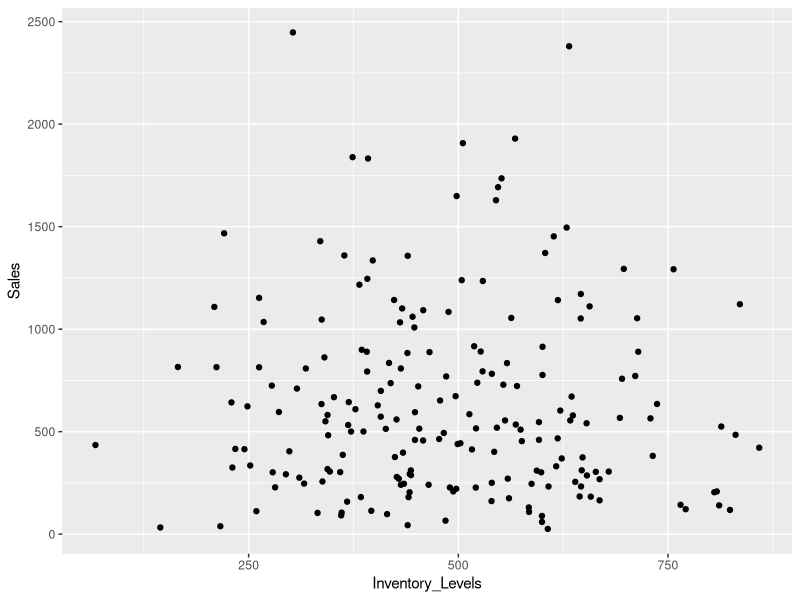
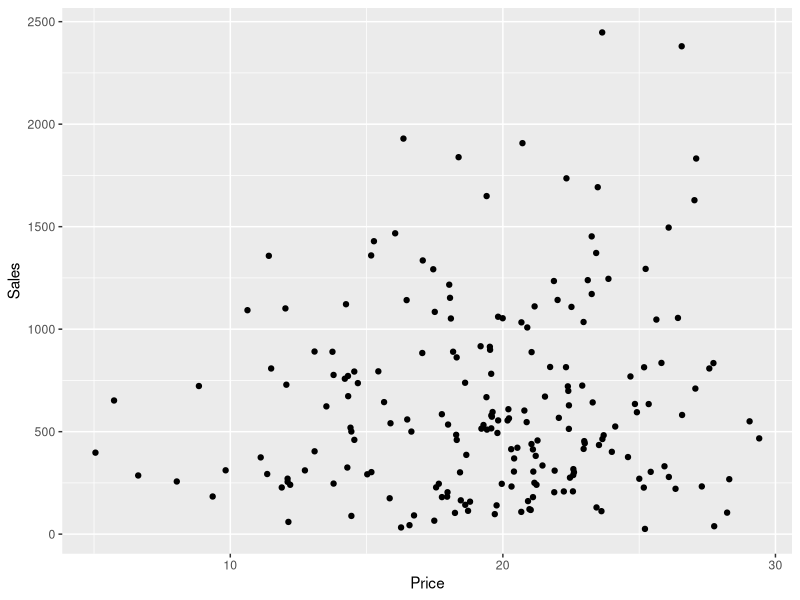
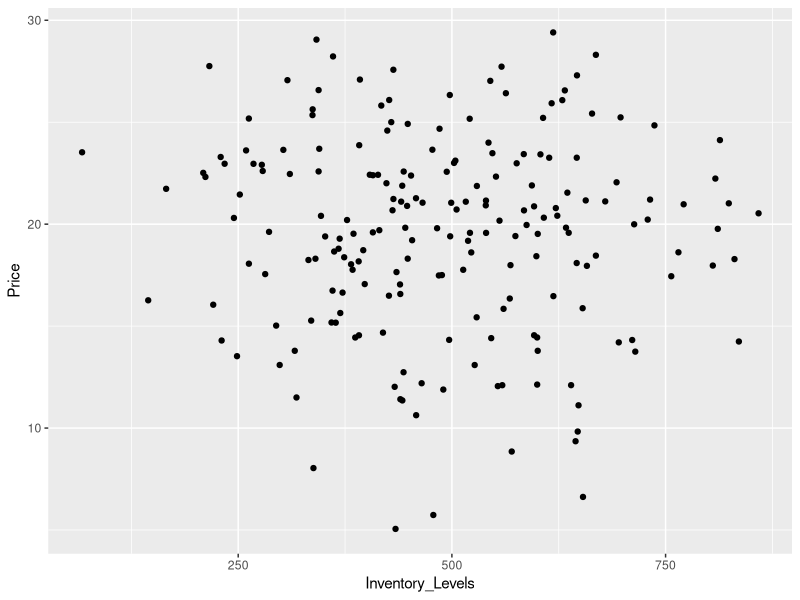
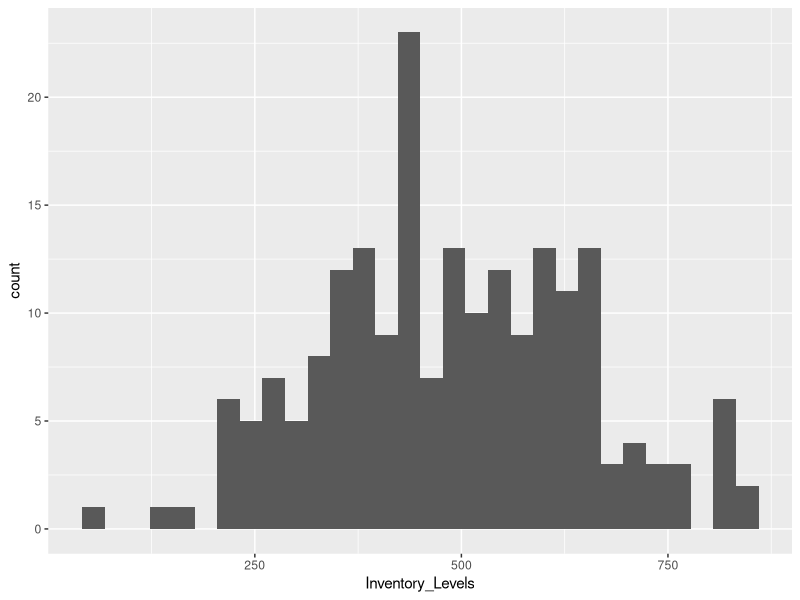
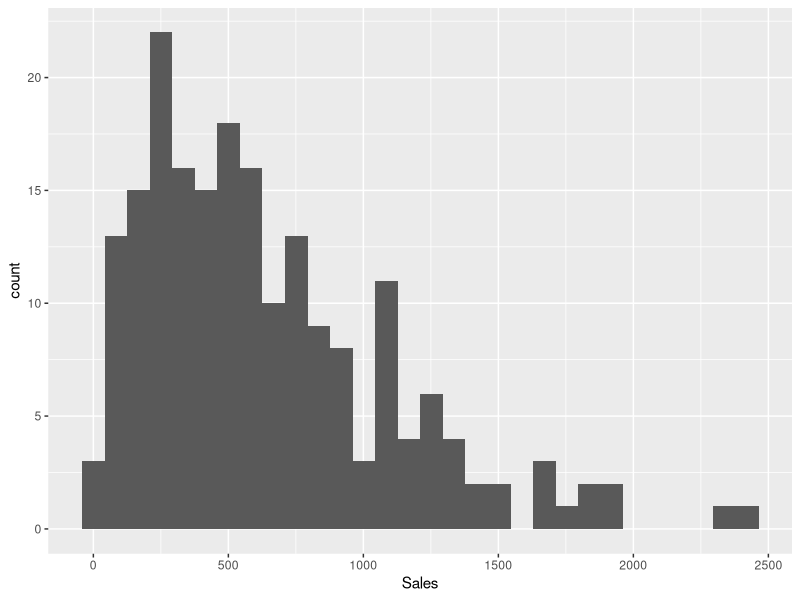
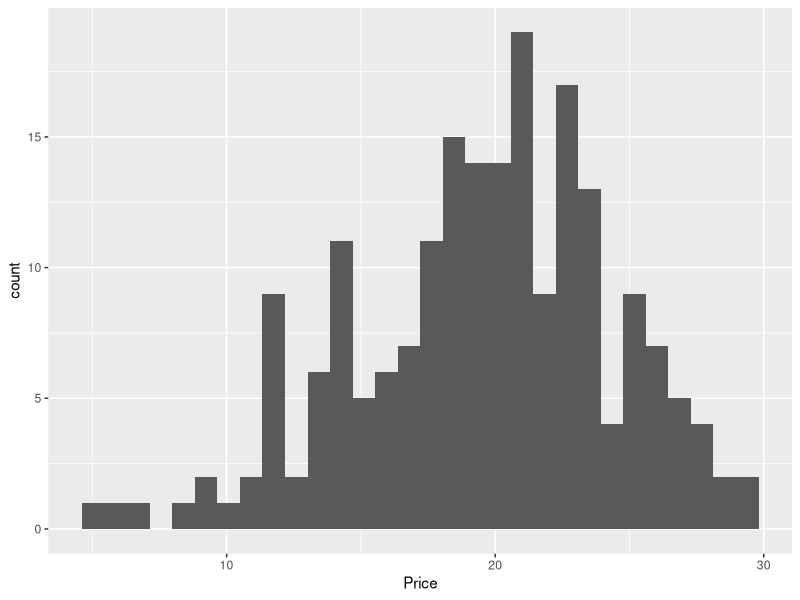
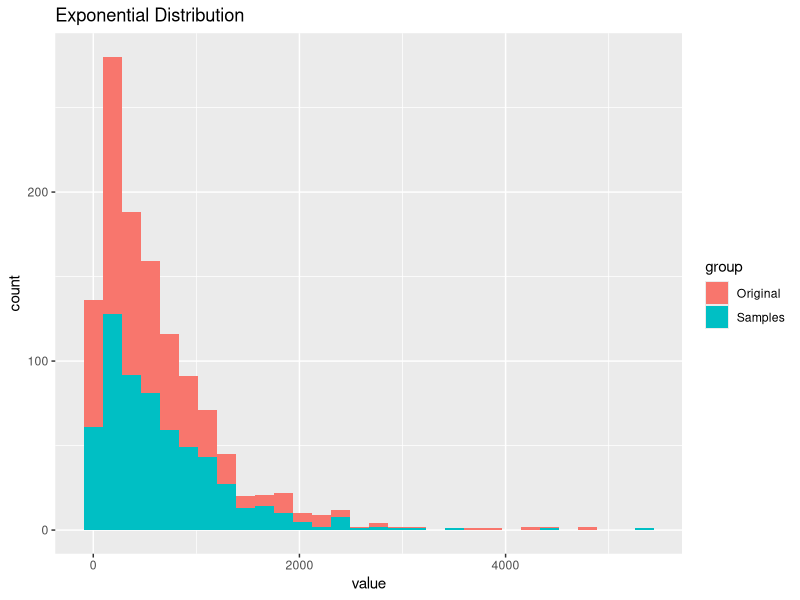
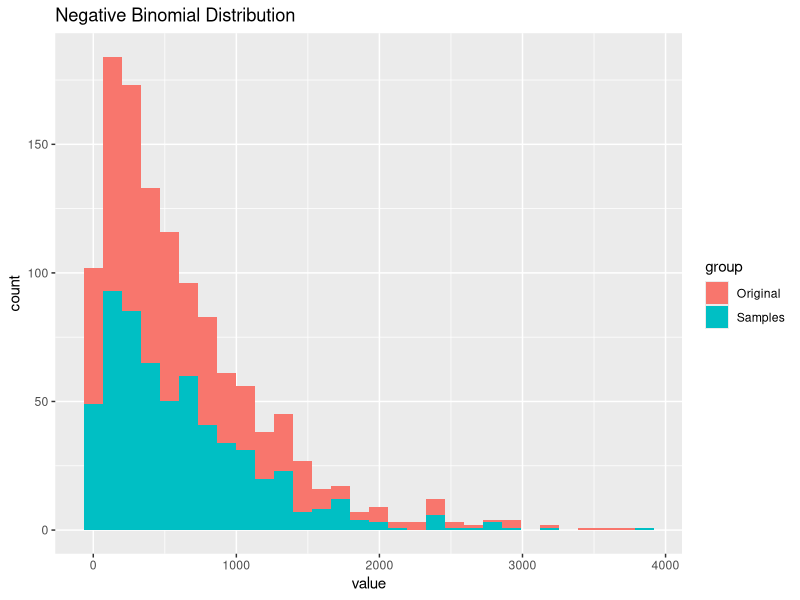

Generate these figures, in order, with R:
## ---- chunk 1
library(tidyverse)
library(MASS)
library(pracma)
## ---- chunk 2
data <- read_csv('synthetic_retail_data.csv', show_col_types = FALSE)
## ---- chunk 3
sales_gamma <- fitdistr(data$Sales, "gamma")
shape <- sales_gamma$estimate[1]
rate <- sales_gamma$estimate[2]

## ---- chunk 4
inventory_lognormal <- fitdistr(data$Inventory_Levels, 'lognormal')
inv_mu <- inventory_lognormal$estimate[1]
inv_stddv <- inventory_lognormal$estimate[2]
## ---- chunk 5
lead_normal <- fitdistr(data$Lead_Time_Days, 'normal')
lead_mu <- lead_normal$estimate[1]
lead_stddv <- lead_normal$estimate[2]
## ---- chunk 6
sales_mean <- mean(data$Sales)
sales_var <- var(data$Sales)

inv_mean <- mean(data$Inventory_Levels)
inv_var <- var(data$Inventory_Levels)

lead_mean <- mean(data$Lead_Time_Days)
lead_var <- var(data$Lead_Time_Days)
## ---- chunk 7
empirical_mean <- c(sales_mean, inv_mean, lead_mean)
theoretical_mean <- c(shape, inv_mu, lead_mu)

print(data.frame(empirical = empirical_mean, theoretical = theoretical_mean))
## ---- chunk 8
# Calculate empirical conditional probabilities
bayes_normal <- function(data) {
  mu <- mean(data)
  sigma <- sd(data)
  
  # P(Z > μ | Z > μ - σ)
  p1 <- sum(data > mu) / sum(data > (mu - sigma))
  
  # P(Z > μ + σ | Z > μ)
  p2 <- sum(data > (mu + sigma)) / sum(data > mu)
  
  # P(Z > μ + 2σ | Z > μ)
  p3 <- sum(data > (mu + 2*sigma)) / sum(data > mu)
  
  list(
    p_gt_mu_given_gt_mu_minus_sigma = p1,
    p_gt_mu_plus_sigma_given_gt_mu = p2,
    p_gt_mu_plus_2sigma_given_gt_mu = p3
  )
}

results <- bayes_normal(data$Lead_Time_Days)
## ---- chunk 9
quartiles <- data |> 
    mutate(
      sales_q = cut_number(Sales, n = 4, labels = c("Q1", "Q2", "Q3", "Q4")),
      price_q = cut_number(Price, n = 4, labels = c("Q1", "Q2", "Q3", "Q4"))
    )

cont_table <- quartiles %>%
  count(sales_q, price_q) %>%
  pivot_wider(names_from = price_q, values_from = n, values_fill = 0) %>%
  column_to_rownames("sales_q") %>%
  as.matrix()

# Calculate probabilities
probabilities <- quartiles %>%
  count(sales_q, price_q) %>%
  mutate(
    joint_prob = n / sum(n),
    marginal_sales = n / sum(n[sales_q == sales_q]),
    marginal_price = n / sum(n[price_q == price_q])
  )

# Run tests
chi_test <- chisq.test(cont_table)
fisher_test <- fisher.test(cont_table, simulate.p.value = TRUE)

print(chi_test)
print(fisher_test)
## ---- chunk 10
paste0("Inventory_Levels Mean: ", mean(data$Inventory_Levels), "Std Dev: ", sd(data$Inventory_Levels))
paste0("Sales Mean: ", mean(data$Sales), "Std Dev: ", sd(data$Sales))

ggplot(data, aes(x = Inventory_Levels, y = Sales)) +
  geom_point()

ggplot(data, aes(x = Price, y = Sales)) +
  geom_point()

ggplot(data, aes(x = Inventory_Levels, y = Price)) +
  geom_point()

ggplot(data, aes(x = Inventory_Levels)) +
  geom_histogram()

ggplot(data, aes(x = Sales)) +
  geom_histogram()

ggplot(data, aes(x = Price)) +
  geom_histogram()

print(cor(data[, c("Sales", "Inventory_Levels", "Price")]))
print(cor.test(data$"Sales", data$"Inventory_Levels"))
print(cor.test(data$"Sales", data$"Price"))

## ---- chunk 11
m <- lm(Sales ~ Price, data)
summary(m)

cor_matrix <- cov2cor(vcov(m))
print("Correlation Matrix")
print(cor_matrix)

inv_cor_matrix <- solve(cor_matrix)
print("Inverted Correlation Matrix")
print(inv_cor_matrix)

lu_decomp <- lu(inv_cor_matrix)
print("LU Decomposition of Inverted Correlation Matrix")
print(lu_decomp)

## ---- chunk 12
sales_exp <- fitdistr(data$Sales,'exponential')
samples <- rexp(1000, sales_exp$estimate)

ggplot(data=data.frame(
  value = c(data$Sales, samples),
  group = c("Original", "Samples")),
  aes(x=value, fill=group)) + geom_histogram() + labs(title="Exponential Distribution")

model_upper <- qexp(0.975, rate=sales_exp$estimate)
model_lower<- qexp(0.025, rate=sales_exp$estimate)
emp_upper <- quantile(data$Sales, 0.975)
emp_lower <- quantile(data$Sales, 0.025)

paste0("Emperical CI: ", emp_upper,", ", emp_lower)
paste0("Model CI: ", model_upper, ", ", model_lower)
## ---- chunk 13
sales_binom <- fitdistr(data$Sales,'exponential')
samples_binom <- rexp(1000, sales_binom$estimate)

ggplot(data=data.frame(
  value = c(data$Sales, samples_binom),
  group = c("Original", "Samples")),
  aes(x=value, fill=group)) + geom_histogram() + labs(title="Negative Binomial Distribution")
## ---- chunk 14

inventory_model <- lm(Inventory_Levels ~ Sales + Lead_Time_Days + Price, data)
summary(inventory_model)
plot(fitted(inventory_model),resid(inventory_model))
qqnorm(inventory_model$residuals)
qqline(inventory_model$residuals)
plot(density(inventory_model$residuals))


## ---- chunk 15

peak_params <- data |> filter(Sales == max(Sales))

peak_inventory <- predict(inventory_model, peak_params)

ggplot(data, aes(x=Inventory_Levels)) +
  geom_histogram() +
  geom_vline(xintercept=peak_inventory, color="red") +
  annotate("label", x=500, y=20, label="Predicted Inventory Level for Peak Sales")

